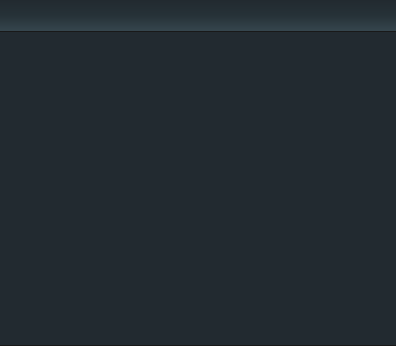
<?xml version="1.0" encoding="UTF-8"?>
<ui version="4.0">
 <class>LobbyBlinds</class>
 <widget class="QWidget" name="LobbyBlinds">
  <property name="geometry">
   <rect>
    <x>0</x>
    <y>0</y>
    <width>396</width>
    <height>346</height>
   </rect>
  </property>
  <property name="minimumSize">
   <size>
    <width>396</width>
    <height>346</height>
   </size>
  </property>
  <property name="maximumSize">
   <size>
    <width>396</width>
    <height>346</height>
   </size>
  </property>
  <property name="styleSheet">
   <string notr="true">* {
    outline: 0;
}

QTableView, QTableView::item, QTableView * {
    outline: 0;
}

QTableView
{
    background-color: #222a30;
    alternate-background-color: #37474f;
    gridline-color: rgba(0, 220, 0, 10);
}
QTableView::item:selected {
    
    background-color: #cfd8dc;
    color: #191919;
}
QTableView::item {
    font: 11px &quot;Open Sans&quot;;
    color: #fafafa;
}

QHeaderView::section
{
     border-top: 1px solid #455a64;
border-left: 1px solid #455a64;
border-bottom: 1px solid #191919;
border-right: 1px solid #191919;

    background-color: qlineargradient(spread:pad, x1:0, y1:1, x2:0, y2:0, stop:0 rgba(55, 71, 79, 255), stop:0.5 rgba(38, 50, 56, 255), stop:1 rgba(34, 42, 48, 255));
}

QHeaderView::section:hover{
background-color: qlineargradient(spread:pad, x1:0, y1:1, x2:0, y2:0, stop:0 rgba(34, 43, 49, 255), stop:0.95 rgba(131, 171, 190, 255), stop:1 rgba(131, 171, 190, 255));
}

QHeaderView::section:pressed{
	background-color: qlineargradient(spread:reflect, x1:0, y1:0, x2:0, y2:1, stop:0 rgba(1, 1, 1, 255), stop:0.162011 rgba(45, 45, 45, 255), stop:0.49162 rgba(19, 19, 19, 255), stop:1 rgba(37, 37, 37, 255));
} *{outline: 0;}
</string>
  </property>
  <layout class="QVBoxLayout" name="verticalLayout" stretch="4,39">
   <property name="spacing">
    <number>0</number>
   </property>
   <property name="leftMargin">
    <number>0</number>
   </property>
   <property name="topMargin">
    <number>0</number>
   </property>
   <property name="rightMargin">
    <number>0</number>
   </property>
   <property name="bottomMargin">
    <number>0</number>
   </property>
   <item>
    <widget class="QWidget" name="header" native="true">
     <property name="styleSheet">
      <string notr="true">.QWidget {
    
	background-color: qlineargradient(spread:pad, x1:0, y1:1, x2:0, y2:0, stop:0 rgba(55, 71, 79, 255), stop:0.5 rgba(38, 50, 56, 255), stop:1 rgba(34, 42, 48, 255));
border-bottom: 1px solid #191919;
}

QLineEdit {
    background-color: #455a64;
    background-color: qlineargradient(spread:pad, x1:0, y1:1, x2:0, y2:0, stop:0 rgba(109, 138, 158, 100), stop:0.805 rgba(69, 89, 99, 126), stop:1 rgba(36, 49, 56, 255));
    border-radius: 10px;
    border: 1px solid #191919;
   color: #78909c;
padding:0px 6px 2px 14px;
font: 11px &quot;Open Sans&quot;;
	image: url(:/textures/Common/Tournament/icon_search.png);
    image-position: right bottom;
}</string>
     </property>
    </widget>
   </item>
   <item>
    <widget class="QTableView" name="tableView">
     <property name="styleSheet">
      <string notr="true">QTableView {
    border: none;
    border-bottom: 1px solid #191919;
    alternate-background-color: #37474f;
    
	background-color: rgb(34, 42, 48);
	selection-background-color: rgb(207, 216, 220);
    font-size: 11px;
    text-align: center;
}

QTableView::item {
    
}

QHeaderView {
	background-color: qlineargradient(spread:pad, x1:0, y1:1, x2:0, y2:0, stop:0 rgba(55, 71, 79, 255), stop:0.5 rgba(38, 50, 56, 255), stop:1 rgba(34, 42, 48, 255));
 border-bottom: 1px solid #191919;
}
QHeaderView:section {
	background-color: qlineargradient(spread:pad, x1:0, y1:1, x2:0, y2:0, stop:0 rgba(55, 71, 79, 255), stop:0.5 rgba(38, 50, 56, 255), stop:1 rgba(34, 42, 48, 255));
    height: 24px;
    border: none;
    border-right: 1px solid #191919;
    border-left: 1px solid #455a64;
 border-bottom: 1px solid #191919;
color: #b0bec5;
font: 11px &quot;Open Sans&quot;;
}</string>
     </property>
     <property name="verticalScrollBarPolicy">
      <enum>Qt::ScrollBarAsNeeded</enum>
     </property>
     <property name="horizontalScrollBarPolicy">
      <enum>Qt::ScrollBarAlwaysOff</enum>
     </property>
     <property name="editTriggers">
      <set>QAbstractItemView::NoEditTriggers</set>
     </property>
     <property name="alternatingRowColors">
      <bool>true</bool>
     </property>
     <property name="selectionMode">
      <enum>QAbstractItemView::NoSelection</enum>
     </property>
     <property name="showGrid">
      <bool>false</bool>
     </property>
     <property name="gridStyle">
      <enum>Qt::NoPen</enum>
     </property>
     <property name="sortingEnabled">
      <bool>true</bool>
     </property>
     <property name="cornerButtonEnabled">
      <bool>false</bool>
     </property>
     <attribute name="horizontalHeaderDefaultSectionSize">
      <number>98</number>
     </attribute>
     <attribute name="horizontalHeaderMinimumSectionSize">
      <number>30</number>
     </attribute>
     <attribute name="verticalHeaderVisible">
      <bool>false</bool>
     </attribute>
     <attribute name="verticalHeaderDefaultSectionSize">
      <number>16</number>
     </attribute>
     <attribute name="verticalHeaderMinimumSectionSize">
      <number>16</number>
     </attribute>
    </widget>
   </item>
  </layout>
 </widget>
 <resources>
  <include location="../../resources.qrc"/>
 </resources>
 <connections/>
</ui>
